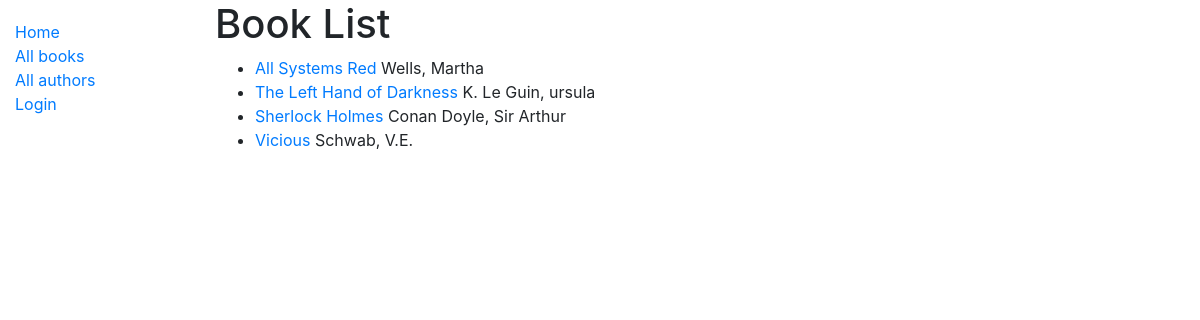
/catalog/books/, run on the app's committed database.
### catalog/models.py (models this page shows, shortened)
class Book(models.Model):
	title = models.CharField(max_length=200)
	author = models.ForeignKey('Author', on_delete=models.SET_NULL, null=True)
	summary = models.TextField(max_length=1000, help_text="Enter a brief description of the book")
	isbn = models.CharField('ISBN', max_length=13, unique=True, help_text='13 Character <a href="https://www.isbn-international.org/content/what-isbn">ISBN number</a>')
	genre = models.ManyToManyField(Genre, help_text="Select a genre for this book")
	def get_absolute_url(self):
		return reverse('book-detail', args=[str(self.id)])
	language = models.ForeignKey(Language, on_delete=models.SET_NULL, null=True)
	def display_genre(self):
		return ', '.join(genre.name for genre in self.genre.all()[:3])
	display_genre.short_description = 'Genre'

class Author(models.Model):
	first_name = models.CharField(max_length=100)
	last_name = models.CharField(max_length=100)
	date_of_birth = models.DateField(null=True, blank=True)
	date_of_death = models.DateField('Died', null=True, blank=True)
	class Meta:
		ordering = ['last_name', 'first_name']
	def __str__(self):
		return f'{self.last_name}, {self.first_name}'

### catalog/views.py (the view)
# urls.py: path('books/', views.BookListView.as_view(), name="books"),
class BookListView(generic.ListView):
    model = Book
    paginate_by=10

### catalog/templates/catalog/book_list.html
{% extends "base_generic.html" %}
{% block content %}
<h1>Book List</h1>
{% if book_list %}
<ul>
    {% for book in book_list %}
    <li>
        <a href="{{ book.get_absolute_url }}">{{book.title}}</a> {{book.author}}
    </li>
    {% endfor %}
</ul>
{% else %}
<p>There are no books in the library.</p>
{% endif %}
{% endblock %}

### data on the page
Book: title "All Systems Red", author "Wells, Martha"
Book: title "The Left Hand of Darkness", author "K. Le Guin, ursula"
Book: title "Sherlock Holmes", author "Conan Doyle, Sir Arthur"
Book: title "Vicious", author "Schwab, V.E."
